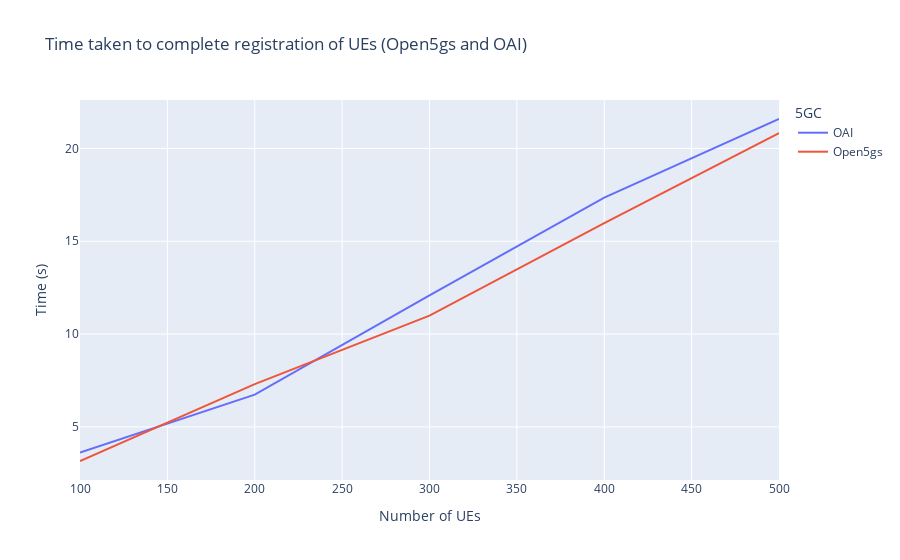
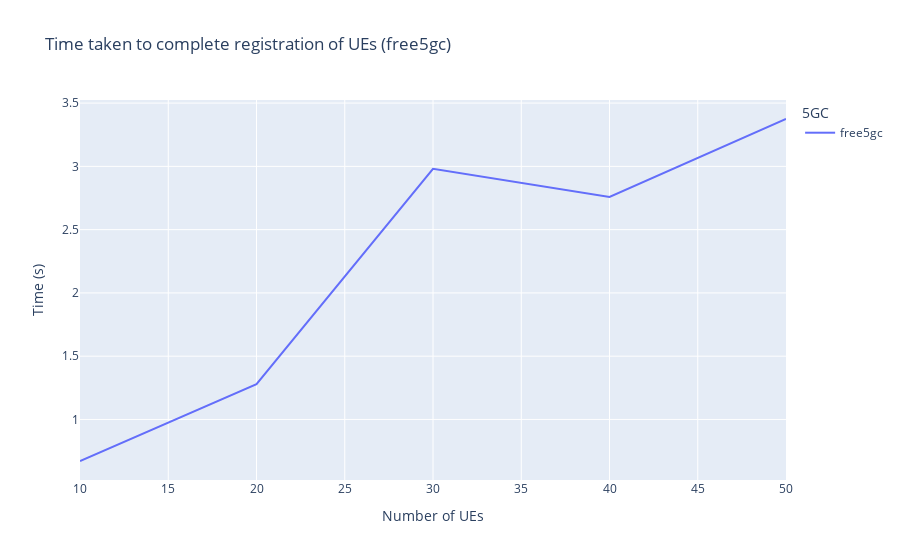

Write notebook code for charts like these, in order.
### Code cell
reg_df = pd.read_csv("./time_to_reg.csv")
print(reg_df)
reg_free5gc_df = reg_df[reg_df['CN'] == 'free5gc']
reg_other_df = reg_df[reg_df['CN'] != 'free5gc']
reg_fig = px.line(reg_other_df.sort_values('Ues'),
                x="Ues", y="Average", color="CN",
                # hover_data=["count", "time (ms)"],
                labels={
                     "Ues": "Number of UEs",
                     "Average": "Time (s)",
                     "syscall": "System calls",
                     "CN": "5GC"
                },
                title=f'Time taken to complete registration of UEs (Open5gs and OAI)')
reg_fig.show()
reg_fig.write_image(f"images/reg_other_fig_m2.medium.jpeg")

reg_free5gc_fig = px.line(reg_free5gc_df.sort_values('Ues'),
                x="Ues", y="Average", color="CN",
                # hover_data=["count", "time (ms)"],
                labels={
                     "Ues": "Number of UEs",
                     "Average": "Time (s)",
                     "syscall": "System calls",
                     "CN": "5GC"
                },
                title=f'Time taken to complete registration of UEs (free5gc)')
reg_free5gc_fig.show()
reg_free5gc_fig.write_image(f"images/reg_free5gc_fig_m2.medium.jpeg")

### Figure 1 — Plotly figure (JSON) as saved in the notebook; plotly's stock layout.template omitted (floating-point values rounded to 4 significant figures)
{"data": [{"hovertemplate": "5GC=OAI<br>Number of UEs=%{x}<br>Time (s)=%{y}<extra></extra>", "legendgroup": "OAI", "line": {"color": "#636efa", "dash": "solid"}, "marker": {"symbol": "circle"}, "mode": "lines", "name": "OAI", "orientation": "v", "showlegend": true, "type": "scatter", "x": [100, 200, 300, 400, 500], "xaxis": "x", "y": [3.623, 6.74, 12.08, 17.35, 21.59], "yaxis": "y"}, {"hovertemplate": "5GC=Open5gs<br>Number of UEs=%{x}<br>Time (s)=%{y}<extra></extra>", "legendgroup": "Open5gs", "line": {"color": "#EF553B", "dash": "solid"}, "marker": {"symbol": "circle"}, "mode": "lines", "name": "Open5gs", "orientation": "v", "showlegend": true, "type": "scatter", "x": [100, 200, 300, 400, 500], "xaxis": "x", "y": [3.162, 7.3, 10.99, 15.97, 20.83], "yaxis": "y"}], "layout": {"legend": {"title": {"text": "5GC"}, "tracegroupgap": 0}, "title": {"text": "Time taken to complete registration of UEs (Open5gs and OAI)"}, "xaxis": {"anchor": "y", "domain": [0, 1], "title": {"text": "Number of UEs"}}, "yaxis": {"anchor": "x", "domain": [0, 1], "title": {"text": "Time (s)"}}}}

### Figure 2 — Plotly figure (JSON) as saved in the notebook; plotly's stock layout.template omitted (floating-point values rounded to 4 significant figures)
{"data": [{"hovertemplate": "5GC=free5gc<br>Number of UEs=%{x}<br>Time (s)=%{y}<extra></extra>", "legendgroup": "free5gc", "line": {"color": "#636efa", "dash": "solid"}, "marker": {"symbol": "circle"}, "mode": "lines", "name": "free5gc", "orientation": "v", "showlegend": true, "type": "scatter", "x": [10, 20, 30, 40, 50], "xaxis": "x", "y": [0.6717, 1.28, 2.98, 2.759, 3.374], "yaxis": "y"}], "layout": {"legend": {"title": {"text": "5GC"}, "tracegroupgap": 0}, "title": {"text": "Time taken to complete registration of UEs (free5gc)"}, "xaxis": {"anchor": "y", "domain": [0, 1], "title": {"text": "Number of UEs"}}, "yaxis": {"anchor": "x", "domain": [0, 1], "title": {"text": "Time (s)"}}}}
